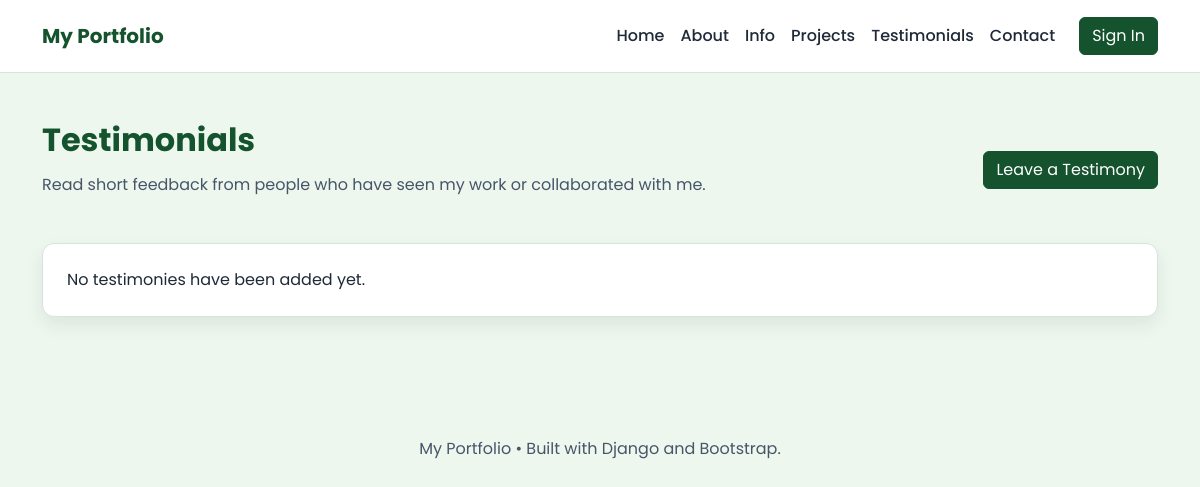
Before: /testimonials/ with the older database file.
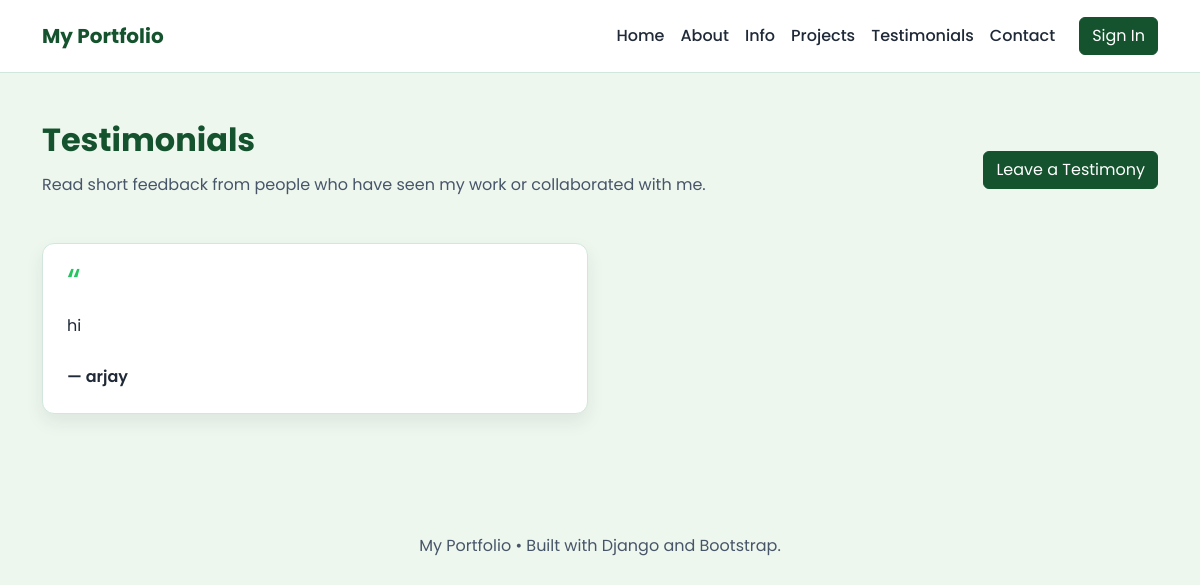
After: the same page with the newer database file.
### myproject/models.py (models this page shows, shortened)
class Testimony(models.Model):
    full_name = models.CharField(max_length=150)
    content = models.TextField()
    posted_at = models.DateTimeField(auto_now_add=True)

### myproject/views.py (the view)
# urls.py: path('testimonials/', views.TestimonyListView.as_view(), name='testimonials'),
class TestimonyListView(ListView):
    model = Testimony
    template_name = 'testimonials.html'
    context_object_name = 'testimonies'
    ordering = ['-posted_at']

### templates/testimonials.html (shortened to what this page needs)
{% extends 'base.html' %}
{% block content %}
<section class="mb-5">
    <div class="d-flex flex-column flex-md-row justify-content-between align-items-start align-items-md-center mb-4 gap-3">
        <div>
            <h2 class="section-title">Testimonials</h2>
            <p class="section-text">Read short feedback from people who have seen my work or collaborated with me.</p>
        </div>
        <a href="{% url 'testimony_create' %}" class="btn btn-primary btn-primary-custom">Leave a Testimony</a>
    </div>
    <div class="row g-4">
        {% if testimonies %}
            {% for testimony in testimonies %}
            <div class="col-md-6">
                <div class="testimonial-card h-100 p-4">
                    <div class="testimonial-quote mb-3">“</div>
                    <blockquote>
                        {{ testimony.content|truncatewords:30 }}
                    </blockquote>
                    <p class="mt-4 mb-0 fw-semibold">— {{ testimony.full_name }}</p>
                </div>
            </div>
            {% endfor %}
        {% else %}
            <div class="col-12">
                <div class="testimonial-card p-4">
                    <p class="mb-0">No testimonies have been added yet.</p>
                </div>
            </div>
        {% endif %}
    </div>
</section>
{% endblock %}

Changed rows visible on the page:
added Testimony: content "hi", full_name "arjay"
Other visible differences:
text no longer shown: "No testimonies have been added yet."
